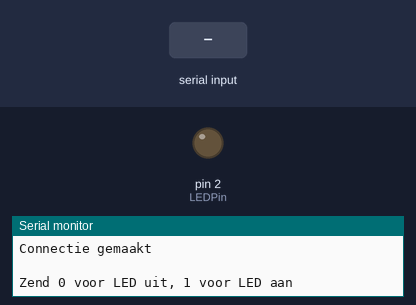
This sketch was run on a simulated Arduino Uno, built with avr-gcc and run on an emulated ATmega328P. On the bench: output pins drawn as LEDs (lit = HIGH), the last lines printed to the serial monitor. Inputs (shaded band) come from the test bench.

Above: at 1.2 s.
1.3 s: "1" received over the second serial link
At 2.5 s:
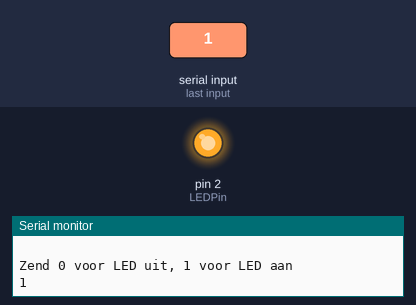
2.8 s: "0" received over the second serial link
At 3.9 s:
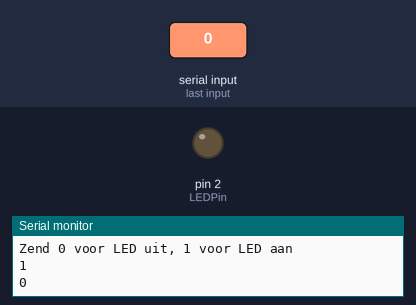
Timing chart, 0 to 5.8 s (numbered marks = the images above; inputs shaded):
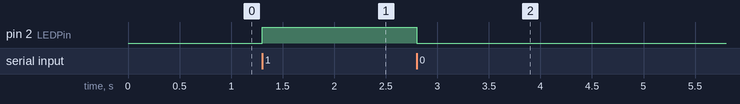

Measured:
- after the input at 1.3 s, pin 2 (LEDPin): LOW → HIGH at once
- after the input at 2.8 s, pin 2 (LEDPin): HIGH → LOW at once

The sketch:

werkendeCode.ino
```cpp
//  Arduino, HM-10, App Inventor 2
// gevonden in volgende link: http://www.martyncurrey.com/arduino-hm-10-and-app-inventor-2/#part1
// gebruikte app om te testen: Serial Bluetooth Terminal
// Zend 0 voor led uit , 1 voor led aan
//
//  BT VCC --> Arduino 5V out.
//  BT GND --> GND
//  Arduino D8 (ASS RX) - BT TX no need voltage divider
//  Arduino D9 (ASS TX) - BT RX through a voltage divider
//  Arduino D2 - Resistor + LED

#include <AltSoftSerial.h>
AltSoftSerial ASSserial;

byte LEDPin = 2;
char c=' ';


void setup()
{
    Serial.begin(9600);
    ASSserial.begin(9600);
    Serial.println("Connectie gemaakt");
    ASSserial.println("Connectie gemaakt");
    Serial.println(" ");
    Serial.println("Zend 0 voor LED uit, 1 voor LED aan");
    ASSserial.println("Zend 0 voor LED uit, 1 voor LED aan");
    pinMode(LEDPin, OUTPUT);

}

void loop()
{
     // Leest bluetooth module en zet led aan of uit
    if (ASSserial.available())
    {
        c = ASSserial.read();
        Serial.println(c);

        // De ascii code voor 0 is dec 48
        // De ascii code voor 1 is dec 49
        if ( c== 48) { digitalWrite(LEDPin, LOW); }
        if ( c== 49) { digitalWrite(LEDPin, HIGH); }
    }
}
```
